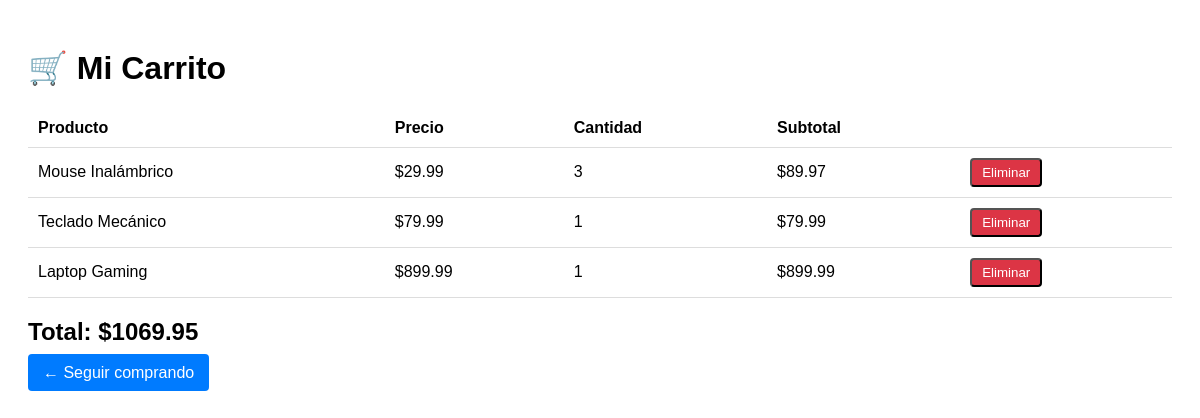
The page /carrito (signed in) on the database its author committed.
### models.py (models this page shows, shortened)
class CarritoItem(db.Model):
    id = db.Column(db.Integer, primary_key=True)
    usuario_id = db.Column(db.Integer, db.ForeignKey('usuario.id'), nullable=False)
    producto_id = db.Column(db.Integer, db.ForeignKey('producto.id'), nullable=False)
    cantidad = db.Column(db.Integer, default=1)
    usuario = db.relationship('Usuario', backref='carrito_items')
    producto = db.relationship('Producto')

class Producto(db.Model):
    id = db.Column(db.Integer, primary_key=True)
    nombre = db.Column(db.String(200), nullable=False)
    descripcion = db.Column(db.Text)
    precio = db.Column(db.Float, nullable=False)
    stock = db.Column(db.Integer, default=0)
    imagen_url = db.Column(db.String(500))
    categoria = db.Column(db.String(100))
    fecha_creacion = db.Column(db.DateTime, default=datetime.utcnow)

### app.py (the view)
@app.route('/carrito')
@login_required
def ver_carrito():
    items = CarritoItem.query.filter_by(usuario_id=current_user.id).all()
    total = 0
    for item in items:
        total += item.producto.precio * item.cantidad
    return render_template('carrito.html', items=items, total=total)

### app.py (called while the page is built)
@login_manager.user_loader
def load_user(user_id):
    return Usuario.query.get(int(user_id))

### templates/carrito.html (shortened to what this page needs)
<!DOCTYPE html>
<html>
<head>
</head>
<body>
    <h1>🛒 Mi Carrito</h1>
    {% if items %}
        <table>
            <tr>
                <th>Producto</th>
                <th>Precio</th>
                <th>Cantidad</th>
                <th>Subtotal</th>
                <th></th>
            </tr>
            {% for item in items %}
            <tr>
                <td>{{ item.producto.nombre }}</td>
                <td>${{ "%.2f"|format(item.producto.precio) }}</td>
                <td>{{ item.cantidad }}</td>
                <td>${{ "%.2f"|format(item.producto.precio * item.cantidad) }}</td>
                <td>
                    <button class="btn" onclick="eliminar({{ item.id }})">Eliminar</button>
                </td>
            </tr>
            {% endfor %}
        </table>
        <div class="total">Total: ${{ "%.2f"|format(total) }}</div>
    {% else %}
        <p>🛍️ Tu carrito está vacío</p>
    {% endif %}
    <br>
    <a href="/tienda" class="seguir">← Seguir comprando</a>
</body>
</html>

### templates/carrito.html (style rules this page uses)
body { font-family: Arial; padding: 20px; }
table { width: 100%; border-collapse: collapse; }
th, td { padding: 10px; border-bottom: 1px solid #ddd; text-align: left; }
.total { font-size: 1.5em; font-weight: bold; margin-top: 20px; }
.btn { background: #dc3545; color: white; padding: 5px 10px; text-decoration: none; border-radius: 4px; }
.seguir { background: #007bff; color: white; padding: 10px 15px; text-decoration: none; border-radius: 4px; }

### rows shown on the page
CarritoItem: producto.nombre "Mouse Inalámbrico", cantidad "3"
Producto: producto.precio "29.99", item.producto.precio*item.cantidad "89.97"
CarritoItem: producto.nombre "Teclado Mecánico", cantidad "1"
Producto: producto.precio "79.99", item.producto.precio*item.cantidad "79.99"
CarritoItem: producto.nombre "Laptop Gaming", cantidad "1"
Producto: producto.precio "899.99", item.producto.precio*item.cantidad "899.99"

### other values the page prints
{{ "%.2f"|format(total) }} "1069.95"
